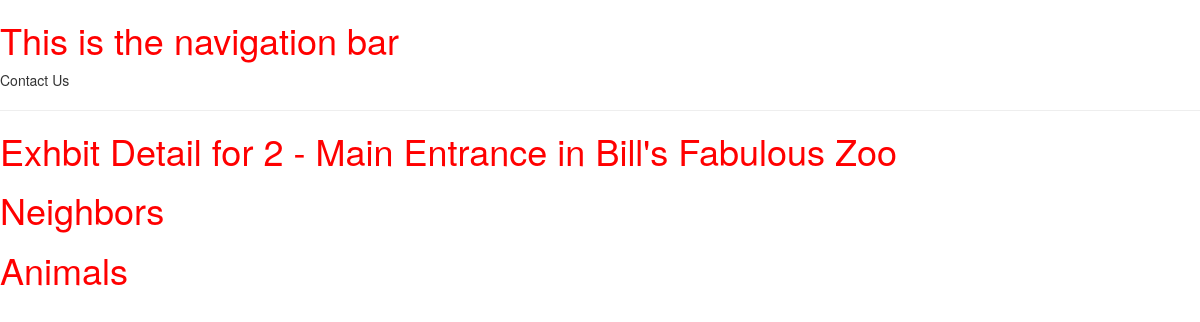
The page /zoo/exhibit/2 on the database as committed earlier.
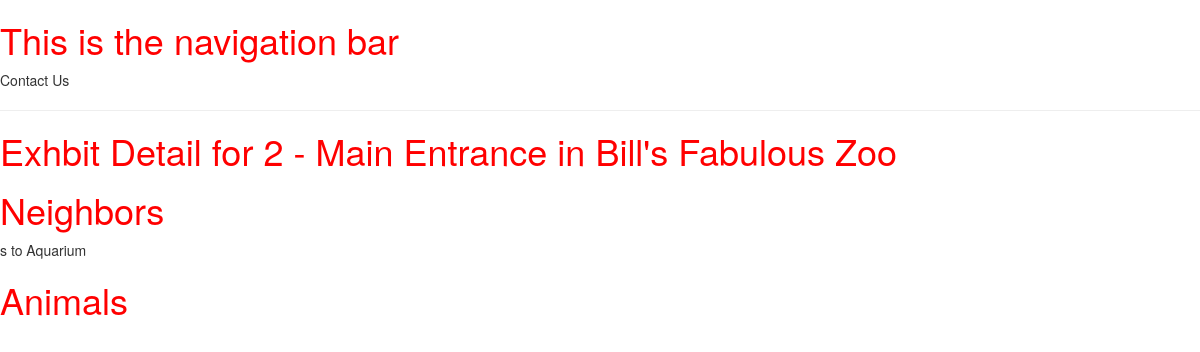
The same page on the database as committed later.
### zoo/models.py (models this page shows, shortened)
class ExhibitNeighbor(models.Model):
	fromExhibit = models.ForeignKey('Exhibit', on_delete=models.SET_NULL, null=True, related_name='fromExhibit')
	toExhibit = models.ForeignKey('Exhibit', on_delete=models.SET_NULL, null=True, related_name='toExhibit')
	CARDINAL = (
		('n', 'North'),
		('s', 'South'),
		('w', 'West'),
		('e', 'East'),
		('nw', 'Northwest'),
		('ne', 'Northeast'),
		('sw', 'Southwest'),
		('se', 'Southeast')
	)
	direction = models.CharField(max_length=2, choices=CARDINAL, help_text="Enter Direction", null=True, blank=True)

class Exhibit(models.Model):
	name = models.CharField(max_length=200, help_text="Enter Exhbit Name")
	zoo = models.ForeignKey('Zoo', on_delete=models.SET_NULL, null=True)

### zoo/views.py (the view)
# urls.py: path('exhibit/<int:pk>', views.ExhibitDetailView.as_view(), name='exhibitDetail'),
class ExhibitDetailView(generic.DetailView):
    model = Exhibit

### zoo/templates/zoo/exhibit_detail.html (shortened to what this page needs)
{% extends "base_generic.html" %}
{% block content %}
<h1>Exhbit Detail for {{ exhibit.id }} - {{ exhibit.name }} in {{ exhibit.zoo.name }}</h1>
<h1>Neighbors</h1>
{% for neighbor in exhibit.fromExhibit.all %}
  <p>{{ neighbor.direction }} to {{ neighbor.toExhibit.name }}
{% endfor %}
<h1>Animals</h1>
{% endblock %}

Rows that differ between the two databases and show on the page:
added ExhibitNeighbor: direction "s", toExhibit.name "Aquarium"
